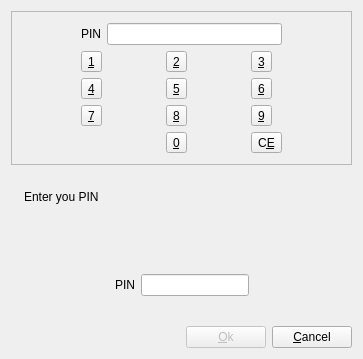
<ui version="4.0" >
 <class>dlgWndAskPINClass</class>
 <widget class="QDialog" name="dlgWndAskPINClass" >
  <property name="geometry" >
   <rect>
    <x>0</x>
    <y>0</y>
    <width>363</width>
    <height>359</height>
   </rect>
  </property>
  <property name="windowTitle" >
   <string>dlgWndAskPIN</string>
  </property>
  <layout class="QVBoxLayout" >
   <item>
    <widget class="QFrame" name="fraPIN_Keypad" >
     <property name="frameShape" >
      <enum>QFrame::StyledPanel</enum>
     </property>
     <property name="frameShadow" >
      <enum>QFrame::Raised</enum>
     </property>
     <layout class="QGridLayout" >
      <item row="0" column="0" colspan="3" >
       <layout class="QHBoxLayout" >
        <item>
         <widget class="QLabel" name="lblPINName_2" >
          <property name="layoutDirection" >
           <enum>Qt::RightToLeft</enum>
          </property>
          <property name="text" >
           <string>PIN</string>
          </property>
         </widget>
        </item>
        <item>
         <widget class="QLineEdit" name="txtPIN_2" >
          <property name="echoMode" >
           <enum>QLineEdit::Password</enum>
          </property>
         </widget>
        </item>
       </layout>
      </item>
      <item row="1" column="0" >
       <widget class="QToolButton" name="tbtNUM_1" >
        <property name="text" >
         <string>&amp;1</string>
        </property>
        <property name="icon" >
         <iconset/>
        </property>
        <property name="popupMode" >
         <enum>QToolButton::DelayedPopup</enum>
        </property>
        <property name="toolButtonStyle" >
         <enum>Qt::ToolButtonIconOnly</enum>
        </property>
       </widget>
      </item>
      <item row="1" column="1" >
       <widget class="QToolButton" name="tbtNUM_2" >
        <property name="text" >
         <string>&amp;2</string>
        </property>
        <property name="icon" >
         <iconset/>
        </property>
       </widget>
      </item>
      <item row="1" column="2" >
       <widget class="QToolButton" name="tbtNUM_3" >
        <property name="text" >
         <string>&amp;3</string>
        </property>
        <property name="icon" >
         <iconset/>
        </property>
       </widget>
      </item>
      <item row="2" column="0" >
       <widget class="QToolButton" name="tbtNUM_4" >
        <property name="text" >
         <string>&amp;4</string>
        </property>
        <property name="icon" >
         <iconset/>
        </property>
       </widget>
      </item>
      <item row="2" column="1" >
       <widget class="QToolButton" name="tbtNUM_5" >
        <property name="text" >
         <string>&amp;5</string>
        </property>
        <property name="icon" >
         <iconset/>
        </property>
       </widget>
      </item>
      <item row="2" column="2" >
       <widget class="QToolButton" name="tbtNUM_6" >
        <property name="text" >
         <string>&amp;6</string>
        </property>
        <property name="icon" >
         <iconset/>
        </property>
       </widget>
      </item>
      <item row="3" column="0" >
       <widget class="QToolButton" name="tbtNUM_7" >
        <property name="text" >
         <string>&amp;7</string>
        </property>
        <property name="icon" >
         <iconset/>
        </property>
       </widget>
      </item>
      <item row="3" column="1" >
       <widget class="QToolButton" name="tbtNUM_8" >
        <property name="text" >
         <string>&amp;8</string>
        </property>
        <property name="icon" >
         <iconset/>
        </property>
       </widget>
      </item>
      <item row="3" column="2" >
       <widget class="QToolButton" name="tbtNUM_9" >
        <property name="text" >
         <string>&amp;9</string>
        </property>
        <property name="icon" >
         <iconset/>
        </property>
       </widget>
      </item>
      <item row="4" column="1" >
       <widget class="QToolButton" name="tbtNUM_0" >
        <property name="text" >
         <string>&amp;0</string>
        </property>
        <property name="icon" >
         <iconset/>
        </property>
       </widget>
      </item>
      <item row="4" column="2" >
       <widget class="QToolButton" name="tbtClear" >
        <property name="text" >
         <string>C&amp;E</string>
        </property>
        <property name="icon" >
         <iconset/>
        </property>
       </widget>
      </item>
     </layout>
    </widget>
   </item>
   <item>
    <layout class="QGridLayout" >
     <item rowspan="2" row="0" column="0" >
      <widget class="QLabel" name="lblIcon" >
       <property name="text" >
        <string/>
       </property>
       <property name="pixmap" >
        <pixmap/>
       </property>
      </widget>
     </item>
     <item row="0" column="1" >
      <widget class="QLabel" name="lblHeader" >
       <property name="sizePolicy" >
        <sizepolicy vsizetype="Expanding" hsizetype="Expanding" >
         <horstretch>0</horstretch>
         <verstretch>0</verstretch>
        </sizepolicy>
       </property>
       <property name="text" >
        <string>Enter you PIN</string>
       </property>
       <property name="wordWrap" >
        <bool>true</bool>
       </property>
      </widget>
     </item>
     <item row="1" column="1" >
      <spacer>
       <property name="orientation" >
        <enum>Qt::Horizontal</enum>
       </property>
       <property name="sizeHint" >
        <size>
         <width>271</width>
         <height>20</height>
        </size>
       </property>
      </spacer>
     </item>
    </layout>
   </item>
   <item>
    <widget class="QFrame" name="fraPIN_Normal" >
     <property name="frameShape" >
      <enum>QFrame::NoFrame</enum>
     </property>
     <property name="frameShadow" >
      <enum>QFrame::Plain</enum>
     </property>
     <layout class="QGridLayout" >
      <item row="0" column="1" >
       <spacer>
        <property name="orientation" >
         <enum>Qt::Vertical</enum>
        </property>
        <property name="sizeHint" >
         <size>
          <width>20</width>
          <height>10</height>
         </size>
        </property>
       </spacer>
      </item>
      <item row="2" column="0" >
       <spacer>
        <property name="orientation" >
         <enum>Qt::Horizontal</enum>
        </property>
        <property name="sizeType" >
         <enum>QSizePolicy::MinimumExpanding</enum>
        </property>
        <property name="sizeHint" >
         <size>
          <width>10</width>
          <height>20</height>
         </size>
        </property>
       </spacer>
      </item>
      <item row="2" column="1" >
       <widget class="QLabel" name="lblPINName" >
        <property name="layoutDirection" >
         <enum>Qt::RightToLeft</enum>
        </property>
        <property name="text" >
         <string>PIN</string>
        </property>
       </widget>
      </item>
      <item row="2" column="2" >
       <widget class="QLineEdit" name="txtPIN" >
        <property name="echoMode" >
         <enum>QLineEdit::Password</enum>
        </property>
       </widget>
      </item>
      <item row="2" column="3" >
       <spacer>
        <property name="orientation" >
         <enum>Qt::Horizontal</enum>
        </property>
        <property name="sizeType" >
         <enum>QSizePolicy::MinimumExpanding</enum>
        </property>
        <property name="sizeHint" >
         <size>
          <width>10</width>
          <height>20</height>
         </size>
        </property>
       </spacer>
      </item>
      <item row="3" column="1" >
       <spacer>
        <property name="orientation" >
         <enum>Qt::Vertical</enum>
        </property>
        <property name="sizeHint" >
         <size>
          <width>20</width>
          <height>10</height>
         </size>
        </property>
       </spacer>
      </item>
     </layout>
    </widget>
   </item>
   <item>
    <layout class="QHBoxLayout" >
     <item>
      <spacer>
       <property name="orientation" >
        <enum>Qt::Horizontal</enum>
       </property>
       <property name="sizeHint" >
        <size>
         <width>261</width>
         <height>20</height>
        </size>
       </property>
      </spacer>
     </item>
     <item>
      <widget class="QPushButton" name="btnOk" >
       <property name="enabled" >
        <bool>false</bool>
       </property>
       <property name="text" >
        <string>&amp;Ok</string>
       </property>
      </widget>
     </item>
     <item>
      <widget class="QPushButton" name="btnCancel" >
       <property name="text" >
        <string>&amp;Cancel</string>
       </property>
      </widget>
     </item>
    </layout>
   </item>
  </layout>
 </widget>
 <layoutdefault spacing="6" margin="11" />
 <resources>
  <include location="dlgs.qrc" />
 </resources>
 <connections>
  <connection>
   <sender>btnOk</sender>
   <signal>clicked()</signal>
   <receiver>dlgWndAskPINClass</receiver>
   <slot>accept()</slot>
   <hints>
    <hint type="sourcelabel" >
     <x>218</x>
     <y>290</y>
    </hint>
    <hint type="destinationlabel" >
     <x>175</x>
     <y>213</y>
    </hint>
   </hints>
  </connection>
  <connection>
   <sender>btnCancel</sender>
   <signal>clicked()</signal>
   <receiver>dlgWndAskPINClass</receiver>
   <slot>reject()</slot>
   <hints>
    <hint type="sourcelabel" >
     <x>301</x>
     <y>290</y>
    </hint>
    <hint type="destinationlabel" >
     <x>175</x>
     <y>213</y>
    </hint>
   </hints>
  </connection>
 </connections>
</ui>
